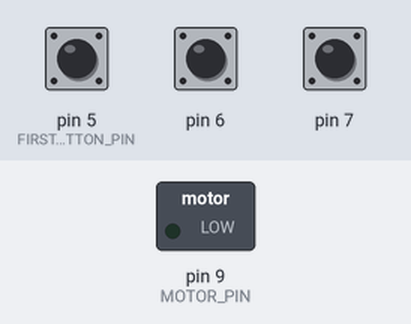
Simulated run of this sketch. Board: Arduino Uno, built with avr-gcc and run on an emulated ATmega328P. On the bench: switched loads named in the sketch (green lamp = pin HIGH). The inputs (shaded band) are chosen by the test bench; at power-on: pin 6 HIGH, pin 7 HIGH, pin 5 (FIRST_BUTTON_PIN) HIGH.

Above: at 1.2 s.
1.3 s: pin 6 pulled LOW for 0.15 s
At 2.3 s:
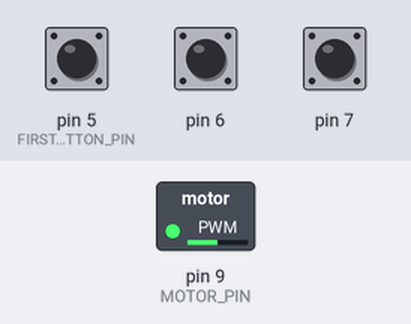
2.9 s: pin 7 pulled LOW for 0.15 s
At 3.5 s:
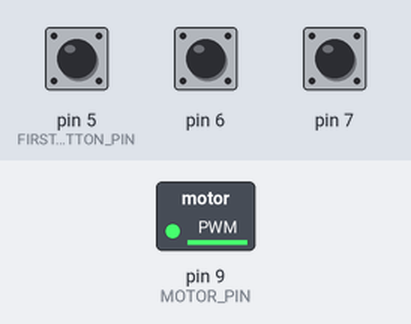
4.5 s: pin 5 (FIRST_BUTTON_PIN) pulled LOW for 0.15 s
At 4.8 s:
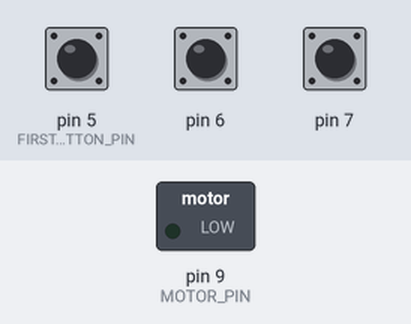
6.1 s: pin 6 pulled LOW for 1 s
At 7.2 s:
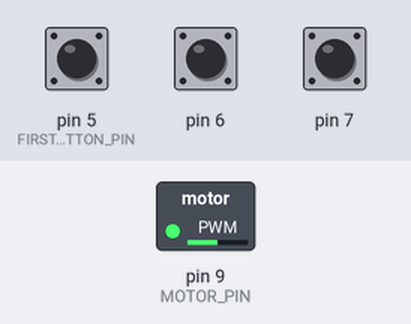
8.6 s: pin 5 (FIRST_BUTTON_PIN) pulled LOW for 1 s
At 9.1 s:
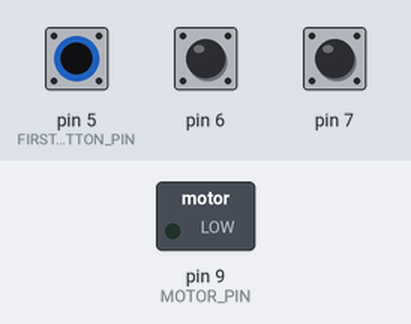
Timing chart, 0 to 11.6 s (numbered marks = the images above; inputs shaded):
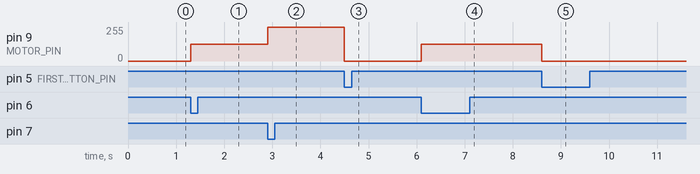

The sketch:

Mixer.ino
```cpp
#include <Arduino.h>

#define MOTOR_PIN 9
#define FIRST_BUTTON_PIN 5
#define BUTTON_COUNT 3

#define SPEED_STEP (255 / (BUTTON_COUNT - 1))

void setup()
{
    pinMode(MOTOR_PIN, OUTPUT);

    for (int i = 0; i < BUTTON_COUNT; ++i)
        pinMode(i + FIRST_BUTTON_PIN, INPUT_PULLUP);
}

void loop()
{
    for (int i = 0; i < BUTTON_COUNT; ++i)
    {
        if (digitalRead(i + FIRST_BUTTON_PIN))
            continue;

        int speed = i * SPEED_STEP;

        analogWrite(MOTOR_PIN, speed);
    }
}
```

Measured:
- after the input at 1.3 s, pin 9 (MOTOR_PIN): 0/255 → 127/255 at once
- after the input at 2.9 s, pin 9 (MOTOR_PIN): 127/255 → 254/255 at once
- after the input at 4.5 s, pin 9 (MOTOR_PIN): 254/255 → 0/255 at once
- after the input at 6.1 s, pin 9 (MOTOR_PIN): 0/255 → 127/255 at once
- after the input at 8.6 s, pin 9 (MOTOR_PIN): 127/255 → 0/255 at once
